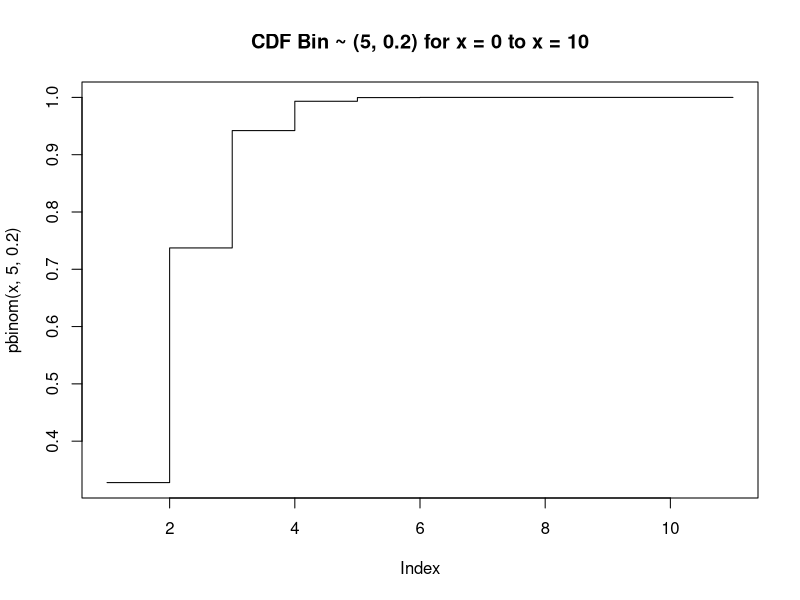
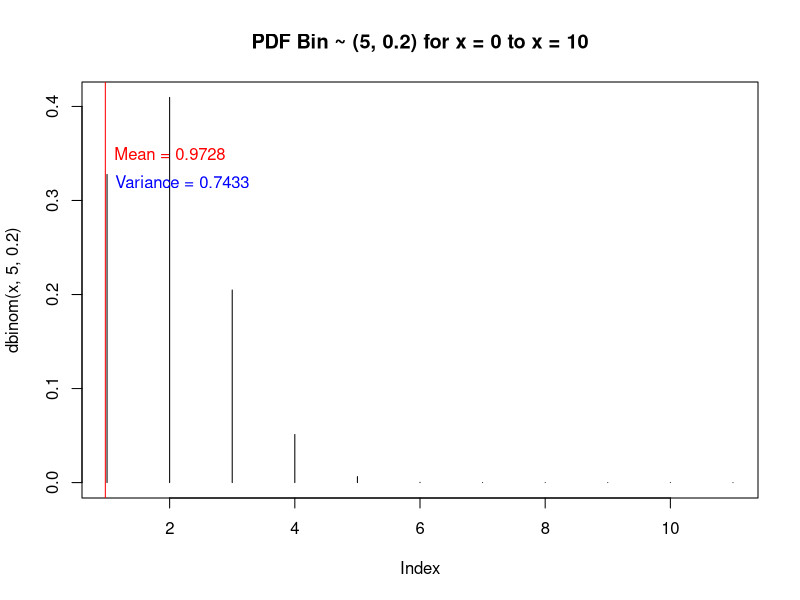
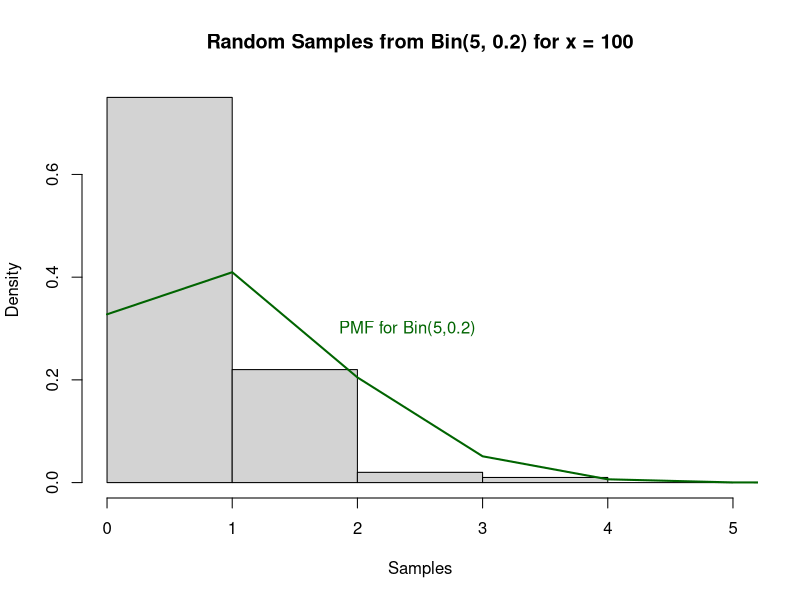
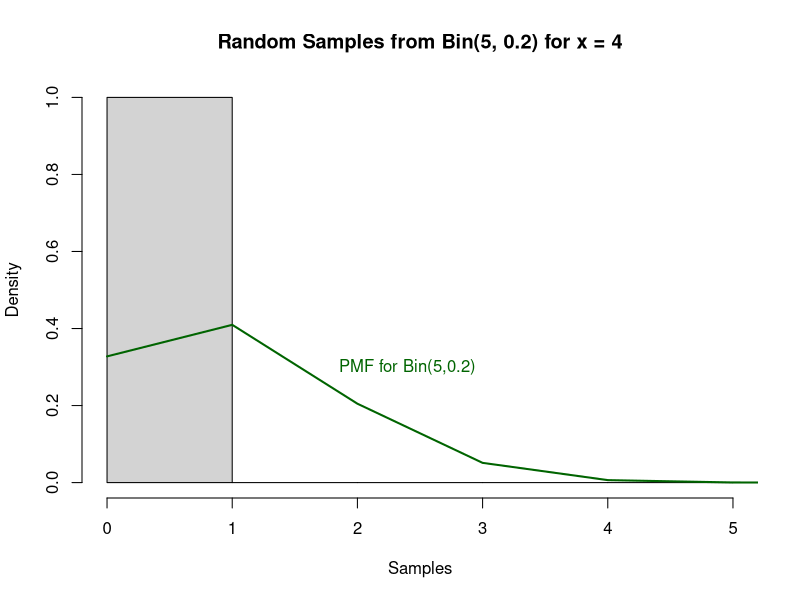
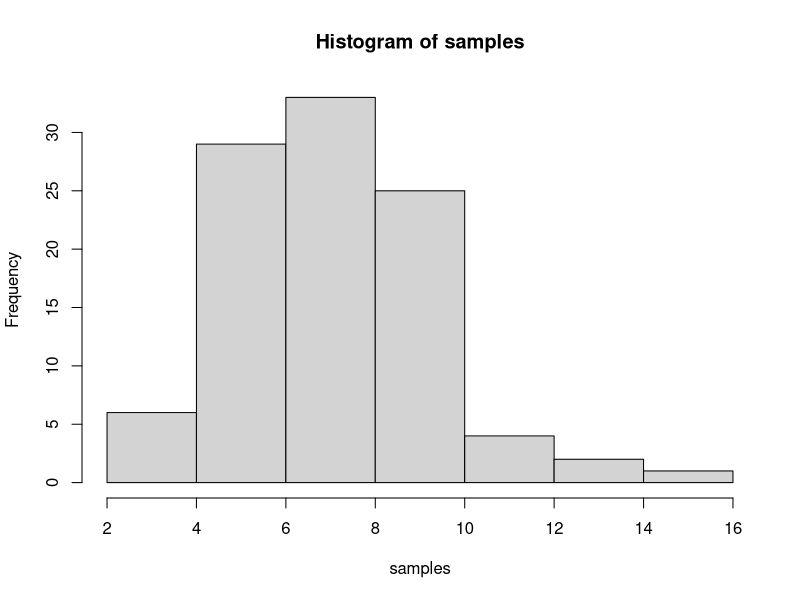
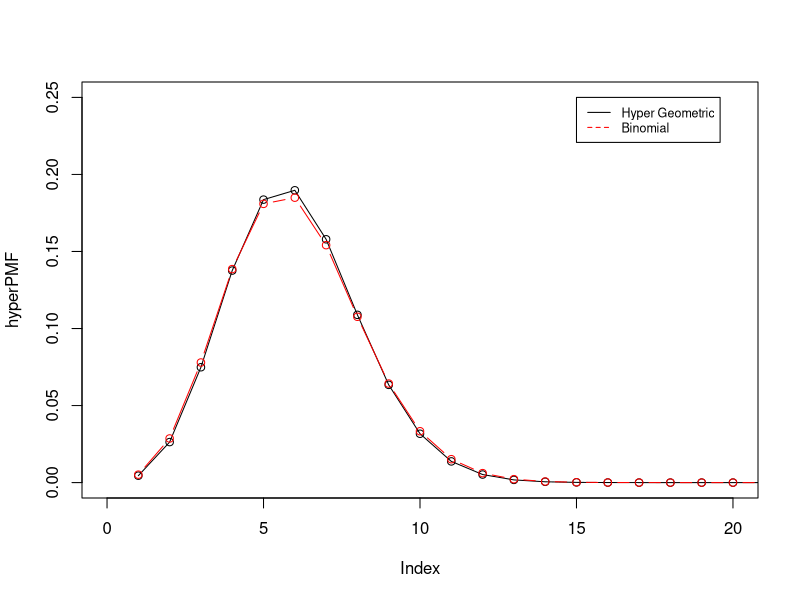
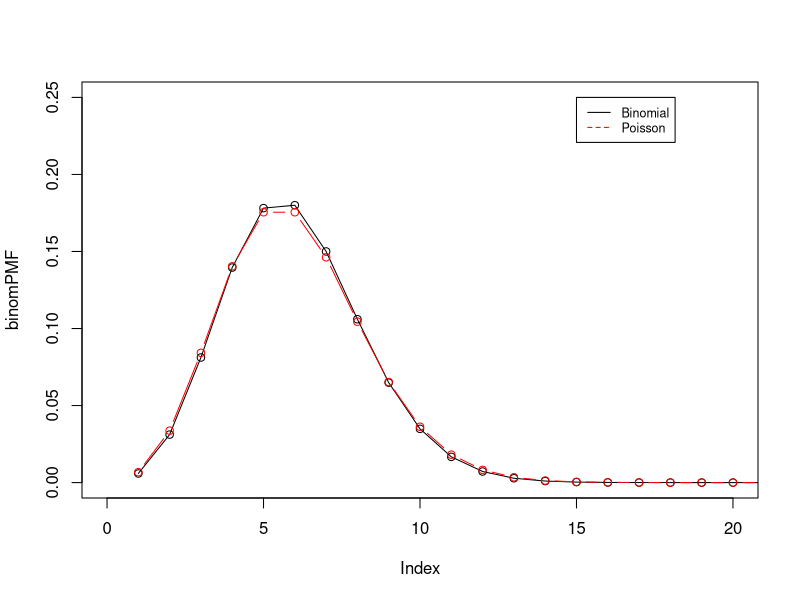
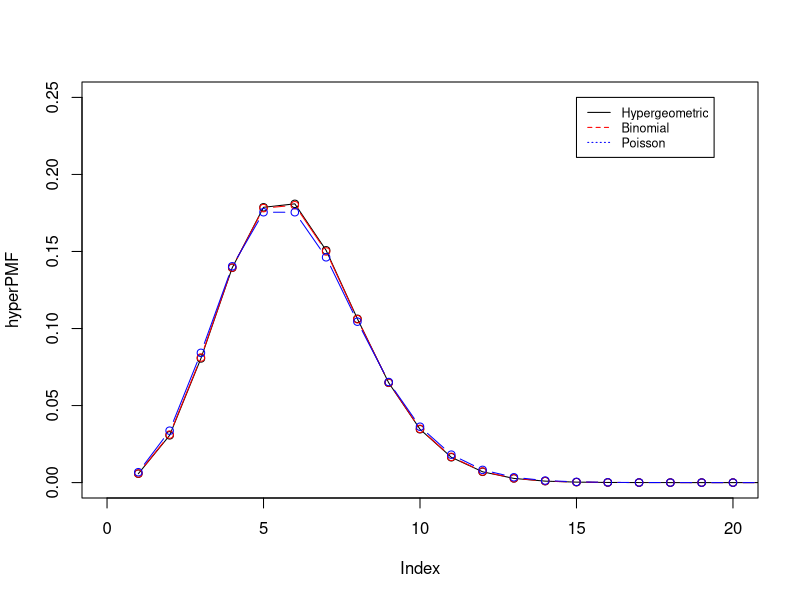

R code for these plots, in order:
## ---- chunk 1
#binomial pdf
dbinom(3,5,0.2)
## ---- chunk 2
choose(5,3)*(0.2)^3*(0.8)^2
## ---- chunk 3
#binomial cdf
pbinom(3,5,0.2)
## ---- chunk 4
choose(5,0)*(0.2)^0*(0.8)^(5) + choose(5,1)*(0.2)^1*(0.8)^(4) + choose(5,2)*(0.2)^2*(0.8)^(3) + choose(5,3)*(0.2)^3*(0.8)^(2)
## ---- chunk 5
library(dplyr)
library(ggplot2)
x= 0:10
plot(pbinom(x,5,0.2), type = "s", main = "CDF Bin ~ (5, 0.2) for x = 0 to x = 10")
# expectation
x = c(0, 1, 2, 3)
prob = dbinom(x,5,0.2)*x
E = sum(prob)
# variance
prob2 =dbinom(x,5,0.2)*x^2
V = sum(prob2)-(sum(prob)^2)
x= 0:10
plot(dbinom(x,5,0.2), type = "h", main = "PDF Bin ~ (5, 0.2) for x = 0 to x = 10")
abline(v = E, col = "red")
text(2, 0.35, "Mean = 0.9728", col = "red")
text(2.2, 0.32, "Variance = 0.7433", col = "blue")
## ---- chunk 6
# hypergeometric pdf
dhyper(2,4,6,5)
## ---- chunk 7
(choose(4,2)*choose(6,3))/choose(10,5)
## ---- chunk 8
# hypergeometric cdf
phyper(2,4,6,5) 
## ---- chunk 9
(choose(4,0)*choose(6,5))/choose(10,5) +(choose(4,1)*choose(6,4))/choose(10,5)+
(choose(4,2)*choose(6,3))/choose(10,5)
## ---- chunk 10
#Poisson pdf
dpois(0,5/2)
## ---- chunk 11
(exp(-5/2)*(5/2)^0)/factorial(0)
## ---- chunk 12
#Poisson cdf
ppois(1,5/2)
(exp(-5/2)*(5/2)^0)/factorial(0) + (exp(-5/2)*(5/2)^1)/factorial(1)
## ---- chunk 13
Samples = rbinom(100, 5, 0.2)
hist(Samples, breaks = 0:5.5, probability = TRUE, main = "Random Samples from Bin(5, 0.2) for x = 100")
lines(x, dbinom(x,5,0.2), col = "darkgreen", lwd = 2)
text(2.4, 0.3, "PMF for Bin(5,0.2)", col = "darkgreen")
## ---- chunk 14
Samples = rbinom(4, 5, 0.2)
hist(Samples, breaks = 0:5.5, probability = TRUE, main = "Random Samples from Bin(5, 0.2) for x = 4")
lines(x, dbinom(x,5,0.2), col = "darkgreen", lwd = 2)
text(2.4, 0.3, "PMF for Bin(5,0.2)", col = "darkgreen")
## ---- chunk 15
samples = rbinom(100, 30, 0.25)
hist(samples)

## ---- chunk 16

# Plot the PMF of a Hyergeometric Random Variable with the PMF of a Binomial Random Variable that could be used to approximate it

x <- 0:20

N=1000  # Population size 1000
m=100   # 100 correct choices
n=50    # Sample size 50

# Probability of x successes in 50 trials with 1000 choices, 100 of them correct.
hyperPMF <- dhyper(x, m, N-m, n)

# Probability of x successes in 50 trials with prob 0.1
binomPMF <- dbinom(x, n, m/N)

# Plot both functions
plot(hyperPMF, xlim = c(0, 20), ylim = c(0, 0.25), col='black', type='o')
points(binomPMF, xlim = c(0, 20), ylim = c(0, 0.25), col='red', type='b')
legend(15, 0.25, legend=c("Hyper Geometric", "Binomial"), 
       col=c("black", "red"), lty=1:2, cex=.75)
## ---- chunk 17

# Plot the PMF of a Binomial Random Variable with the PMF of a Poisson Random Variable that could be used to approximate it

x <- 0:20

n=100   # Sample size 100
p=0.05  # Probability 0.05

# Probability of x successes in 50 trials with prob 0.1
binomPMF <- dbinom(x, n, p)

# Probability of x occurances with an occurance rate of 10
poisPMF <- dpois(x, n*p)

# Plot both functions
plot(binomPMF, xlim = c(0, 20), ylim = c(0, 0.25), col='black', type='o')
points(poisPMF, xlim = c(0, 20), ylim = c(0, 0.25), col='red', type='b')
legend(15, 0.25, legend=c("Binomial", "Poisson"), 
       col=c("black", "red"), lty=1:2, cex=.75)
## ---- chunk 18

# Plot the PMF of a Binomial Random Variable with the PMF of a Poisson Random Variable that could be used to approximate it

x <- 0:20

N=10000  # Population size 10000
m=500    # 500 correct choices
n=100    # Sample size 100

# Probability of x successes in 50 trials with 1000 choices, 100 of them correct.
hyperPMF <- dhyper(x, m, N-m, n)

# Probability of x successes in 50 trials with prob 0.1
binomPMF <- dbinom(x, n, m/N)

# Probability of x occurances with an occurance rate of 10
poisPMF <- dpois(x, n*(m/N))

# Plot all three functions
plot(hyperPMF, xlim = c(0, 20), ylim = c(0, 0.25), col='black', type='o')
points(binomPMF, xlim = c(0, 20), ylim = c(0, 0.25), col='red', type='b')
points(poisPMF, xlim = c(0, 20), ylim = c(0, 0.25), col='blue', type='b')
legend(15, 0.25, legend=c("Hypergeometric", "Binomial", "Poisson"), 
       col=c("black", "red", "blue"), lty=1:3, cex=.75)


## ---- chunk 19

# Generate 100 samples of a Binomial Distribution and find the mean of the results. Repeat 50 times, and graph the histogram of the 50 means.

means = c() # Init vector to store means
for(i in 1:50) {
  samples = rbinom(100, 30, 0.25)
  means = append(means, mean(samples))
}
hist(means)
